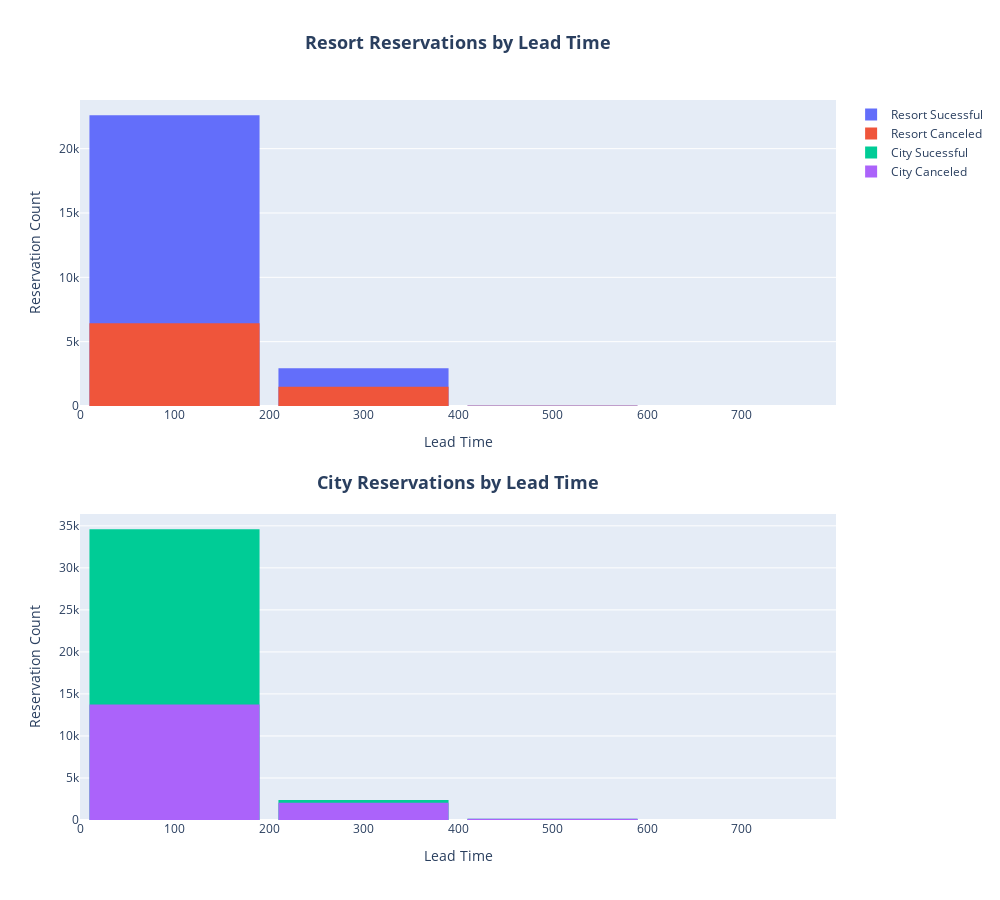

Notebook source saved alongside this figure:
### Code cell
# Group the data by cancellation status
resort_successful = resort_bookings[resort_bookings['is_canceled'] == 0]
resort_canceled = resort_bookings[resort_bookings['is_canceled'] == 1]

city_sucessful = city_bookings[city_bookings['is_canceled'] == 0]
city_canceled = city_bookings[city_bookings['is_canceled'] == 1]

# Calculate the bin edges for lead time
lead_time_min = min(resort_successful['lead_time'].min(), resort_canceled['lead_time'].min())
lead_time_max = max(resort_successful['lead_time'].max(), resort_canceled['lead_time'].max())
bins = np.linspace(lead_time_min, lead_time_max, num=30)

# Create the subplots with 2 rows and 1 column
fig = sp.make_subplots(rows=2, cols=1)

# Create histogram trace 
trace_resort_successful = go.Histogram(x=resort_successful['lead_time'], nbinsx=4, name='Resort Sucessful')
fig.add_trace(trace_resort_successful, row=1, col=1)

trace_resort_canceled = go.Histogram(x=resort_canceled['lead_time'], nbinsx=4, name='Resort Canceled')
fig.add_trace(trace_resort_canceled, row=1, col=1)

# Create histogram trace 
trace_city_successful = go.Histogram(x=city_sucessful['lead_time'], nbinsx=4, name='City Sucessful')
fig.add_trace(trace_city_successful, row=2, col=1)

trace_city_canceled = go.Histogram(x=city_canceled['lead_time'], nbinsx=4, name='City Canceled')
fig.add_trace(trace_city_canceled, row=2, col=1)

# Set labels and title for each subplot
fig.update_xaxes(title_text='Lead Time', row=1, col=1)
fig.update_yaxes(title_text='Reservation Count', row=1, col=1, ticks='')

fig.update_xaxes(title_text='Lead Time', row=2, col=1)
fig.update_yaxes(title_text='Reservation Count', row=2, col=1)

# Add custom annotations for legends
fig.add_annotation(x=0.5, y=1.1, xref='paper', yref='paper', text='<b><span style="font-size:18px">Resort Reservations by Lead Time</span></b>', showarrow=False)
fig.add_annotation(x=0.5, y=0.47, xref='paper', yref='paper', text='<b><span style="font-size:18px">City Reservations by Lead Time</span></b>', showarrow=False)

# Specify width and height
fig.update_layout(width=1000, height=900,barmode='overlay',
    bargap=0.1,
    showlegend=True)

### Figure 1 — Plotly figure (JSON) as saved in the notebook; plotly's stock layout.template omitted (floating-point values rounded to 4 significant figures; data arrays with more than 128 entries replaced by an {"elided": "..."} marker saying what was removed)
{"data": [{"name": "Resort Sucessful", "nbinsx": 4, "type": "histogram", "x": {"elided": "25561 int values"}, "xaxis": "x", "yaxis": "y"}, {"name": "Resort Canceled", "nbinsx": 4, "type": "histogram", "x": {"elided": "7946 int values"}, "xaxis": "x", "yaxis": "y"}, {"name": "City Sucessful", "nbinsx": 4, "type": "histogram", "x": {"elided": "37097 int values"}, "xaxis": "x2", "yaxis": "y2"}, {"name": "City Canceled", "nbinsx": 4, "type": "histogram", "x": {"elided": "15952 int values"}, "xaxis": "x2", "yaxis": "y2"}], "layout": {"annotations": [{"showarrow": false, "text": "<b><span style=\"font-size:18px\">Resort Reservations by Lead Time</span></b>", "x": 0.5, "xref": "paper", "y": 1.1, "yref": "paper"}, {"showarrow": false, "text": "<b><span style=\"font-size:18px\">City Reservations by Lead Time</span></b>", "x": 0.5, "xref": "paper", "y": 0.47, "yref": "paper"}], "bargap": 0.1, "barmode": "overlay", "height": 900, "showlegend": true, "width": 1000, "xaxis": {"anchor": "y", "domain": [0, 1], "title": {"text": "Lead Time"}}, "xaxis2": {"anchor": "y2", "domain": [0, 1], "title": {"text": "Lead Time"}}, "yaxis": {"anchor": "x", "domain": [0.575, 1], "ticks": "", "title": {"text": "Reservation Count"}}, "yaxis2": {"anchor": "x2", "domain": [0, 0.425], "title": {"text": "Reservation Count"}}}}
